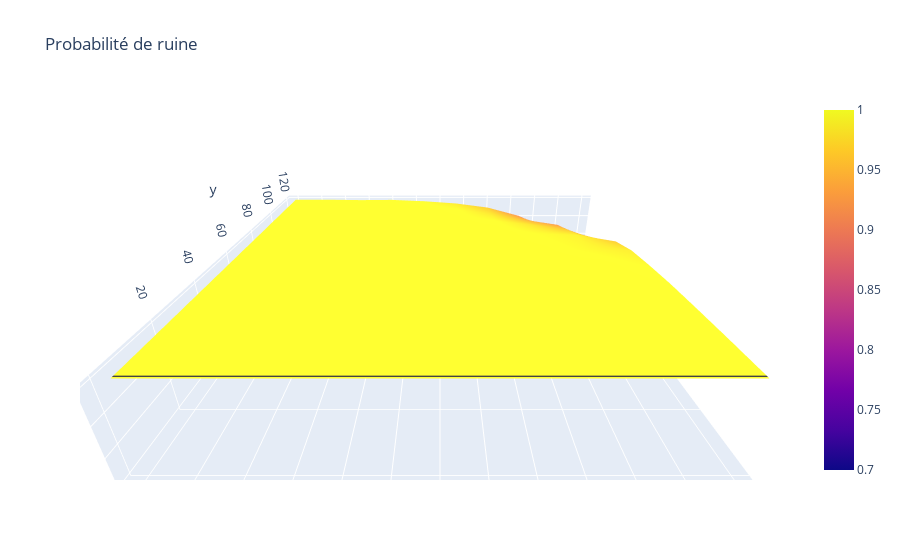

Write notebook code for a chart like this one.
### Code cell
def surfaceA(model=Modele_A()):
    print("——Processus en cours...——")
    x = np.linspace(0, 120, 10)
    y = np.linspace(0, 0.6, 10)
    z = []
    for i in range(10):
        aux = []
        model.settings.parameters["c"] = y[i]
        for j in range(10):
            model.settings.parameters["u"] = x[j]
            model.reset()
            aux.append(model.run())
        print(" — " +str((i+1)*10) + "% — ")
        z.append(aux)
    fig = go.Figure(go.Surface(
        contours = {
            "x": {"show": True, "start": 1.5, "end": 2, "size": 0.04, "color":"white"},
            "y": {"show": True, "start": 0.5, "end": 0.8, "size": 0.05}
        },
        x = y,
        y = x,
        z = z
    )
                   )
    fig.update_layout(
            scene = {
                "xaxis": {"nticks": 20},
                "zaxis": {"nticks": 4},
                'camera_eye': {"x": 0, "y": -1, "z": 0.5},
                "aspectratio": {"x": 1, "y": 1, "z": 0.2}
            },
        title=dict(text='Probabilité de ruine')
    )
    print("——Fin du processus.——")
    fig.show()
surfaceA()

### Figure 1 — Plotly figure (JSON) as saved in the notebook; plotly's stock layout.template omitted (floating-point values rounded to 4 significant figures)
{"data": [{"contours": {"x": {"color": "white", "end": 2, "show": true, "size": 0.04, "start": 1.5}, "y": {"end": 0.8, "show": true, "size": 0.05, "start": 0.5}}, "type": "surface", "x": [0.0, 0.06667, 0.1333, 0.2, 0.2667, 0.3333, 0.4, 0.4667, 0.5333, 0.6], "y": [0.0, 13.33, 26.67, 40.0, 53.33, 66.67, 80.0, 93.33, 106.7, 120.0], "z": [[1, 1, 1, 1, 1, 1, 1, 1, 1, 1], [1, 1, 1, 1, 1, 1, 1, 1, 1, 1], [1, 1, 1, 1, 1, 1, 1, 1, 1, 0.999], [1, 1, 1, 1, 1, 1, 1, 1, 1, 0.997], [1, 1, 1, 1, 1, 1, 1, 1, 0.999, 0.991], [1, 1, 1, 1, 1, 1, 1, 0.997, 0.989, 0.982], [1, 1, 1, 1, 1, 1, 1, 0.992, 0.985, 0.957], [1, 1, 0.999, 1, 0.999, 0.998, 0.994, 0.976, 0.953, 0.895], [1, 1, 1, 0.999, 0.999, 0.995, 0.977, 0.945, 0.919, 0.832], [1, 1, 0.998, 0.999, 0.992, 0.98, 0.958, 0.913, 0.837, 0.7]]}], "layout": {"scene": {"aspectratio": {"x": 1, "y": 1, "z": 0.2}, "camera": {"eye": {"x": 0, "y": -1, "z": 0.5}}, "xaxis": {"nticks": 20}, "zaxis": {"nticks": 4}}, "title": {"text": "Probabilité de ruine"}}}
